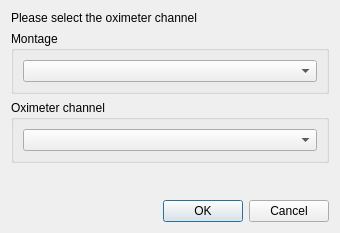
<?xml version="1.0" encoding="UTF-8"?>
<ui version="4.0">
 <class>ChannelSelection</class>
 <widget class="QDialog" name="ChannelSelection">
  <property name="geometry">
   <rect>
    <x>0</x>
    <y>0</y>
    <width>340</width>
    <height>233</height>
   </rect>
  </property>
  <property name="windowTitle">
   <string>Channels selection</string>
  </property>
  <layout class="QVBoxLayout" name="verticalLayout">
   <item>
    <widget class="QLabel" name="label">
     <property name="text">
      <string>Please select the oximeter channel</string>
     </property>
    </widget>
   </item>
   <item>
    <widget class="QGroupBox" name="groupBox_3">
     <property name="title">
      <string>Montage</string>
     </property>
     <layout class="QVBoxLayout" name="verticalLayout_5">
      <item>
       <layout class="QHBoxLayout" name="horizontalLayout">
        <item>
         <widget class="QComboBox" name="montages_comboBox"/>
        </item>
       </layout>
      </item>
     </layout>
    </widget>
   </item>
   <item>
    <widget class="QGroupBox" name="groupBox_4">
     <property name="title">
      <string>Oximeter channel</string>
     </property>
     <layout class="QVBoxLayout" name="verticalLayout_6">
      <item>
       <layout class="QHBoxLayout" name="horizontalLayout_2">
        <item>
         <widget class="QComboBox" name="oxy_channel_comboBox"/>
        </item>
       </layout>
      </item>
     </layout>
    </widget>
   </item>
   <item>
    <spacer name="verticalSpacer">
     <property name="orientation">
      <enum>Qt::Vertical</enum>
     </property>
     <property name="sizeHint" stdset="0">
      <size>
       <width>20</width>
       <height>40</height>
      </size>
     </property>
    </spacer>
   </item>
   <item>
    <widget class="QDialogButtonBox" name="buttonBox">
     <property name="orientation">
      <enum>Qt::Horizontal</enum>
     </property>
     <property name="standardButtons">
      <set>QDialogButtonBox::Cancel|QDialogButtonBox::Ok</set>
     </property>
    </widget>
   </item>
  </layout>
 </widget>
 <resources/>
 <connections>
  <connection>
   <sender>buttonBox</sender>
   <signal>accepted()</signal>
   <receiver>ChannelSelection</receiver>
   <slot>accept()</slot>
   <hints>
    <hint type="sourcelabel">
     <x>248</x>
     <y>254</y>
    </hint>
    <hint type="destinationlabel">
     <x>157</x>
     <y>274</y>
    </hint>
   </hints>
  </connection>
  <connection>
   <sender>buttonBox</sender>
   <signal>rejected()</signal>
   <receiver>ChannelSelection</receiver>
   <slot>reject()</slot>
   <hints>
    <hint type="sourcelabel">
     <x>316</x>
     <y>260</y>
    </hint>
    <hint type="destinationlabel">
     <x>286</x>
     <y>274</y>
    </hint>
   </hints>
  </connection>
 </connections>
</ui>
